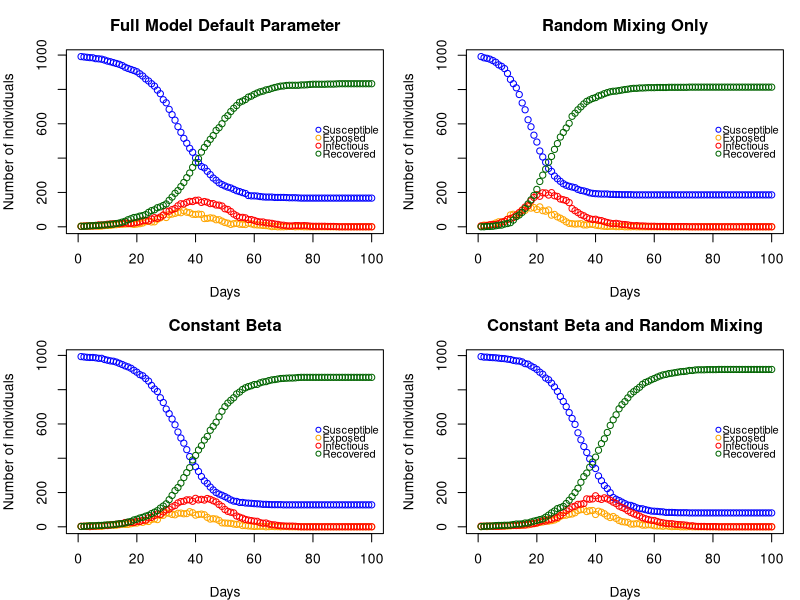

Write the R code that produced this figure.
# PROJECT 2 - EXTENDED STATISTICAL PROGRAMMING =================================

# Group 12 
# Aseel Alghamdi : S2901228
# Fenanda Dwitha Kurniasari : S2744048
# Nurmawiya : S2822251

# Aseel : create n people and its household, contact network, cross-check 
#         the entire code & revise comments
# Fenanda : create plot function, compare the model, cross-check the entire code
#           and revise comments
# Nurmawiya : create nseir function, cross-check code, cross-check the entire 
#             code and revise comments

# SEIR (Susceptible, Exposed, Infections, Recovered) Model Simulation
# Goals : create a model and how its use to investigate the role of household
#         and network structure on epidemic dynamics.


# 1) Create n people assigned to corresponding household where maximum size is 5
  n <- 1000 #population size
  hmax <- 5 #maximum household size
  #creating n vector of which the number refers to household
  #-and the occurrences refers to size of corresponding household
  set.seed(3)
  h <- rep(1:n, times = sample(1:hmax, n, replace=TRUE))[1:n]

# 2) Contact network
get.net <- function (beta, nc=15, h) {
  # Function to create links (daily contacts) for each person
  # nc: average number of contacts per person
  # beta: sociability parameter, higher means more likely to form links
  
  # output: list of connected networks from each person
  n <- length(beta)
  beta_bar <- mean(beta) #mean sociability parameter
  links <- vector("list", n) #set null vector for links of each person
  
  for (i in 1:(n-1)) { #loop over person i from 1 to n-1
    for (j in (i+1):n) { #loop over person j from i+1 to n to avoid duplicates
      if (h[i] != h[j]) { #only connect if they are not in the same household
        #prob that i and j have contact (daily link)
        p_link <- nc * beta[i] * beta[j] / (beta_bar^2 * (n - 1))
        
        #If daily link of i and j person > random value U(0,1),
        #then create a link between i and j
        if (runif(1) < p_link) {
          links[[i]] <- c(links[[i]], j) #Store j into list who connects with i
          links[[j]] <- c(links[[j]], i) #Store i in j's list of contacts 
        }
      }
    }
  }
  return(links) #return the list of daily contacts for each person
} ## get.net

# 3) nseir function
nseir <- function(beta, h, alink, alpha=c(.1, .01, .01),
                  delta=.2, gamma=.4, nc=15, nt=100, pinf=.005){
  # SEIR stochastic simulation model
  # beta: sociability parameter of each person
  # h: household list
  # alink: list of regular contacts of each person returned by get.net
  # alpha[1]: daily prob i infecting j if in same household (alpha h)
  # alpha[2]: daily prob i infecting j if in regular contact (alpha c)
  # alpha[3]: daily prob i infecting j through random mixing (alpha r)
  # delta: daily prob I -> R
  # gamma: daily prob E -> I
  # nc: average number of daily contacts for each person
  # nt: number of days to simulate
  # pinf: proportion of the initial population to randomly start in the I state
  
  # output : nt x 5 matrix contains the number of people across states (S,E,I,R) 
  #          in each days (from 1st day to nt(100th) day). It depicts the 
  #          dynamic change in the number of people in each states based on 
  #          their daily network (from same household and daily contact) and 
  #          random mixing (Irrespective of household or regular network 
  #          relations)
  
  n <- length(beta) #population size
  state <- rep("S", n) #initialize susceptible
  state[sample(1:n, pinf * n)] <- "I" #randomly choose initial in the I state
  
  res <- matrix(0, nrow = nt, ncol = 4) #set up storage for pop in each state
  colnames(res) <- c("S", "E", "I", "R") #naming the column
  
  beta_bar <- mean(beta) #mean sociability parameter
  
  for (t in 1:nt) { #simulate over nt days
    newE <- rep(FALSE, n) #to record who becomes exposed
    u <- runif(n) #using random deviates: runif(n)
    newI <- (state == "E") & (u < gamma) #E -> I with prob gamma
    newR <- (state == "I") & (u < delta) #I -> R with prob delta
    
    #Loop over each infectious person to spread infection
    for (i in which(state == "I")) {
      # household infections: infect susceptible in same household
      hh_members <- which(h == h[i] & state == "S")
      newE[hh_members] <- newE[hh_members]|(runif(length(hh_members))< alpha[1])
      
      # network infections: infect regular contacts from alink
      contacts <- alink[[i]]
      contacts <- contacts[state[contacts] == "S"]
      newE[contacts] <- newE[contacts] | (runif(length(contacts)) < alpha[2])
      
      # random mixing: infect random susceptible
      targets <- which(state == "S")
      #S -> E
      p_random <- alpha[3]*nc*beta[i]*beta[targets]/(beta_bar^2 * (n - 1))
      newE[targets] <- newE[targets] | (runif(length(targets)) < p_random)
    }
    
    #update states based on new infections
    state[newE & state == "S"] <- "E"
    state[newI] <- "I"
    state[newR] <- "R"
    
    #record daily counts of each state
    res[t, ] <- table(factor(state, levels = c("S", "E", "I", "R")))
  }
  
  #returns a list of elements S, E, I, R
  return(data.frame(t = 1:nt, res))
} ## nseir

# 4) Function Plot
dyn.plot <- function(res, title = "SEIR Dynamics") {
  # Function to create dynamics plot of the simulated population in each states
  
  # x-axis : days to simulate (from 1 to 100)
  # y-axis : number of individuals per states
  #          explanation of y-axis
  #          ---------------------|
  #          at the initial day, number of susceptible individual is the largest
  #          total individuals in all states S+E+I+R = 1000
  #          these numbers would dynamically change day by day in each states
  #          depend on the defined models
  
  # input : nseir model from function nseir 
  # output : Dynamic Plot days vs number of individuals per states

  # Plot the states in S(susceptible)
  # Create the base plot
  plot(res$t, res$S, type = "p", ##plot day vs number of susceptible 
       ylim = c(0, max(res$S)), xlim = c(0, max(res$t)), ## set maximum range
       xlab = "Days", ylab = "Number of individuals", ##labelling the plot
       col = "blue", pch = 1, main = title) ##color and type of points in plot
  
  # Add points for each states
  points(res$t, res$E, col = "orange", pch = 1) ##add states 
  points(res$t, res$I, col = "red", pch = 1)
  points(res$t, res$R, col = "darkgreen", pch = 1)
  
  # Add legend
  legend(
    "right",        
    legend = c("Susceptible", "Exposed", "Infectious", "Recovered"),
    col = c("blue", "orange", "red", "darkgreen"),
    pch = 1, bty = "n", ##type of points and no box legend 
    cex = 0.8,       ## smaller text
    pt.cex = 0.8,    ## smaller symbols
    y.intersp = 0.6, ## spacing horizontal
    x.intersp = 0.4  ## spacing between symbol and text 
  )
} ## dyn.plot


# 5) Comparing Model
  # Setting up beta vector and alink pairs
  # beta is vector of n values (n = 1000) ~ U(0,1)
  # alink contains list of network made per each person 
  set.seed(345) ## to ensure we get same vector values of beta for all model
  beta <- runif(n); alink <- get.net(beta, nc = 15, h = h)

  # Scenario 1: Full model with default parameters
  res1 <- nseir(beta, h, alink)

  # Scenario 2: Random mixing - Setting alpha[1] = alpha[2] = 0 and 
  #             alpha[3] = 0.04
  res2 <- nseir(beta, h, alink, alpha = c(0, 0, 0.04))

  # Scenario 3: Full model with constant beta (beta vector = average beta)
  res3 <- nseir(rep(mean(beta), n), h, alink)

  # Scenario 4: Constant beta + random mixing
  res4 <- nseir(rep(mean(beta), n), h, alink, alpha = c(0, 0, 0.04))

  # Plot all scenarios 
  par(mfrow = c(2, 2), mar = c(4, 4, 3, 1)) 
  dyn.plot(res1, "Full Model Default Parameter")
  dyn.plot(res2, "Random Mixing Only")
  dyn.plot(res3, "Constant Beta")
  dyn.plot(res4, "Constant Beta and Random Mixing")
